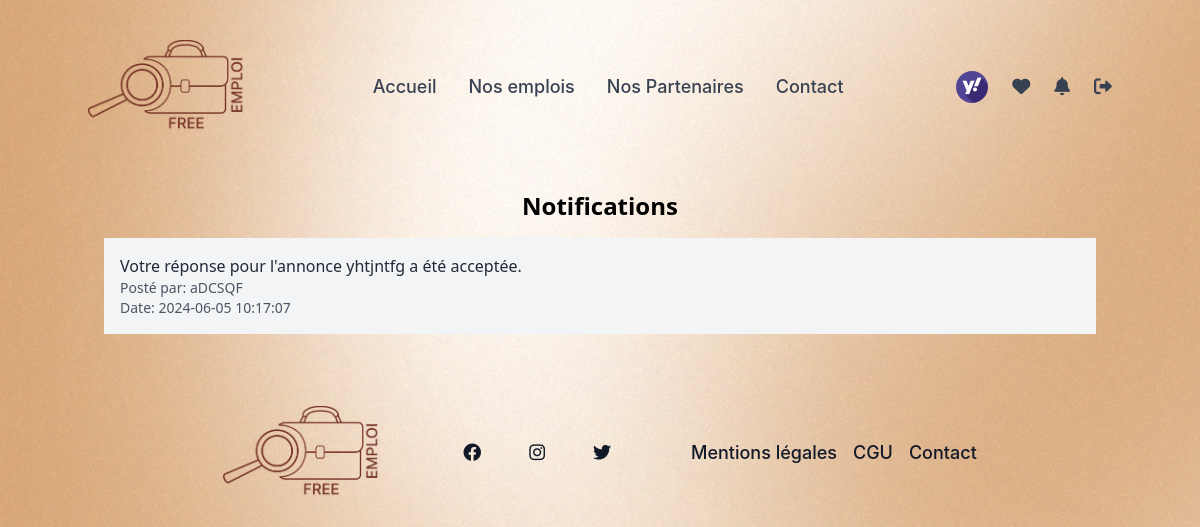
Page /notification.php (signed in) on the committed database.
### tables this page shows
CREATE TABLE `reponse` (
  `id` int(11) NOT NULL AUTO_INCREMENT,
  `name` varchar(255) NOT NULL,
  `email` varchar(255) NOT NULL,
  `cv_path` varchar(255) DEFAULT NULL,
  `cover_letter_path` varchar(255) DEFAULT NULL,
  `annonce_id` int(11) DEFAULT NULL,
  `pro_id` int(11) DEFAULT NULL,
  `accepted` tinyint(1) DEFAULT 0,
  `date_envoi` datetime DEFAULT current_timestamp(),
  PRIMARY KEY (`id`),
  KEY `reponse_ibfk_1` (`pro_id`),
  CONSTRAINT `reponse_ibfk_1` FOREIGN KEY (`pro_id`) REFERENCES `professionnels` (`id`)
);

CREATE TABLE `annonces` (
  `id` int(11) NOT NULL AUTO_INCREMENT,
  `titre` varchar(255) NOT NULL,
  `description` text NOT NULL,
  `banniere` varchar(255) DEFAULT NULL,
  `salaire` decimal(10,2) DEFAULT NULL,
  `created_at` timestamp NOT NULL DEFAULT current_timestamp(),
  `pro_id` int(11) NOT NULL,
  PRIMARY KEY (`id`),
  KEY `pro_id` (`pro_id`),
  CONSTRAINT `annonces_ibfk_1` FOREIGN KEY (`pro_id`) REFERENCES `utilisateurs` (`id`)
);

CREATE TABLE `utilisateurs` (
  `id` int(11) NOT NULL AUTO_INCREMENT,
  `nom` varchar(100) NOT NULL,
  `prenom` varchar(100) NOT NULL,
  `email` varchar(255) NOT NULL,
  `mdp` varchar(255) NOT NULL,
  `profil_image` varchar(255) DEFAULT NULL,
  `date_inscription` timestamp NOT NULL DEFAULT current_timestamp(),
  PRIMARY KEY (`id`)
);

### notification.php (the view, shortened to what this page needs)
<?php
include 'db.php';
$user_id = $_SESSION['user']['id'];
$stmt = $conn->prepare("SELECT email FROM utilisateurs WHERE id = ?");
$stmt->bind_param("i", $user_id);
$stmt->execute();
$result = $stmt->get_result();
$user = $result->fetch_assoc();
$user_email = $user['email'];
$stmt = $conn->prepare("
    SELECT r.*, a.titre, u.prenom
    FROM reponse r
    JOIN annonces a ON r.annonce_id = a.id
    JOIN utilisateurs u ON a.pro_id = u.id
    WHERE r.email = ? AND r.accepted = 1
    ORDER BY r.date_envoi DESC
");
$stmt->bind_param("s", $user_email);
$stmt->execute();
$result = $stmt->get_result();
$accepted_responses = $result->fetch_all(MYSQLI_ASSOC);
?>
<!DOCTYPE html>
<html lang="en">
<head>
    <link rel="stylesheet" href="css/style.css">
    <link href="https://cdn.jsdelivr.net/npm/tailwindcss@2.2.19/dist/tailwind.min.css" rel="stylesheet">
</head>
<body>
<?php include 'navbar.php'; ?>
<div class="container mx-auto p-4">
    <h1 class="text-2xl font-bold text-center mb-4">Notifications</h1>
    <?php if ($accepted_responses) : ?>
        <?php foreach ($accepted_responses as $response) : ?>
            <div class="bg-gray-100 p-4 card-transparent mb-4">
                <p class="text-gray-800">Votre réponse pour l'annonce <?php echo htmlspecialchars($response['titre']); ?> a été acceptée.</p>
                <p class="text-gray-600 text-sm">Posté par: <?php echo htmlspecialchars($response['prenom']); ?></p>
                <p class="text-gray-600 text-sm">Date: <?php echo htmlspecialchars($response['date_envoi']); ?></p>
            </div>
        <?php endforeach; ?>
    <?php else : ?>
        <p class="text-center text-gray-500">Aucune notification pour le moment.</p>
    <?php endif; ?>
</div>
<?php include 'footer.php'; ?>
</body>
</html>

### css/style.css (style rules this page uses)
body { background-image: url('img/background.png'); background-size: cover; background-repeat: no-repeat; background-attachment: fixed; background-position: center; font-family: 'Roboto', sans-serif; }

### notification.php (style rules this page uses)
body { background-image: url('img/background.png'); background-size: cover; background-repeat: no-repeat; background-attachment: fixed; background-position: center; }

### rows in the picture
reponse: annonce.titre "yhtjntfg", utilisateurs.prenom "aDCSQF", date_envoi "2024-06-05 10:17:07"
